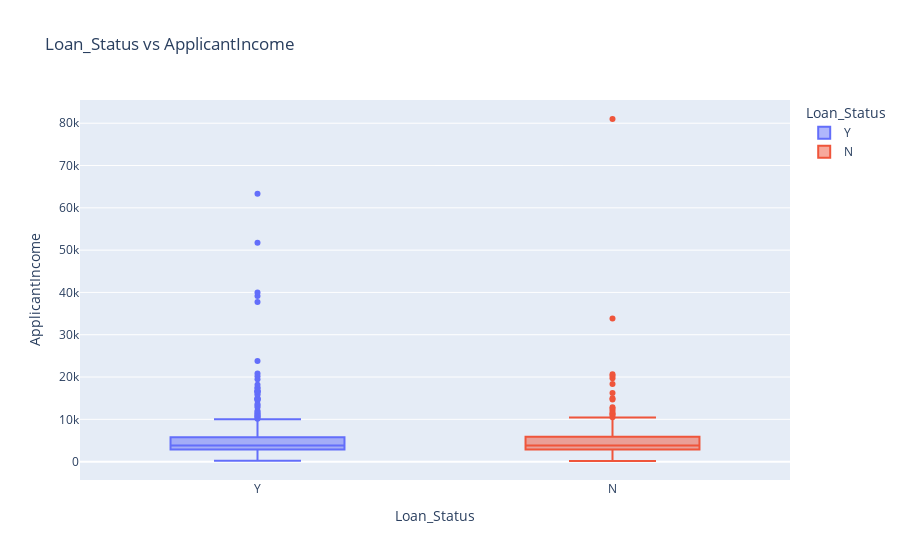

Notebook code cell kept with this figure:
### Code cell
fig_income = px.box(df, x='Loan_Status', 
                    y='ApplicantIncome',
                    color="Loan_Status", 
                    title='Loan_Status vs ApplicantIncome')
fig_income.show()

### Figure 1 — Plotly figure (JSON) as saved in the notebook; plotly's stock layout.template omitted (floating-point values rounded to 4 significant figures; data arrays with more than 128 entries replaced by an {"elided": "..."} marker saying what was removed)
{"data": [{"alignmentgroup": "True", "hovertemplate": "Loan_Status=%{x}<br>ApplicantIncome=%{y}<extra></extra>", "legendgroup": "Y", "marker": {"color": "#636efa"}, "name": "Y", "notched": false, "offsetgroup": "Y", "orientation": "v", "showlegend": true, "type": "box", "x": {"elided": "422 str values"}, "x0": " ", "xaxis": "x", "y": {"elided": "422 int values"}, "y0": " ", "yaxis": "y"}, {"alignmentgroup": "True", "hovertemplate": "Loan_Status=%{x}<br>ApplicantIncome=%{y}<extra></extra>", "legendgroup": "N", "marker": {"color": "#EF553B"}, "name": "N", "notched": false, "offsetgroup": "N", "orientation": "v", "showlegend": true, "type": "box", "x": {"elided": "192 str values"}, "x0": " ", "xaxis": "x", "y": {"elided": "192 int values"}, "y0": " ", "yaxis": "y"}], "layout": {"boxmode": "overlay", "legend": {"title": {"text": "Loan_Status"}, "tracegroupgap": 0}, "title": {"text": "Loan_Status vs ApplicantIncome"}, "xaxis": {"anchor": "y", "categoryarray": ["Y", "N"], "categoryorder": "array", "domain": [0, 1], "title": {"text": "Loan_Status"}}, "yaxis": {"anchor": "x", "domain": [0, 1], "title": {"text": "ApplicantIncome"}}}}
